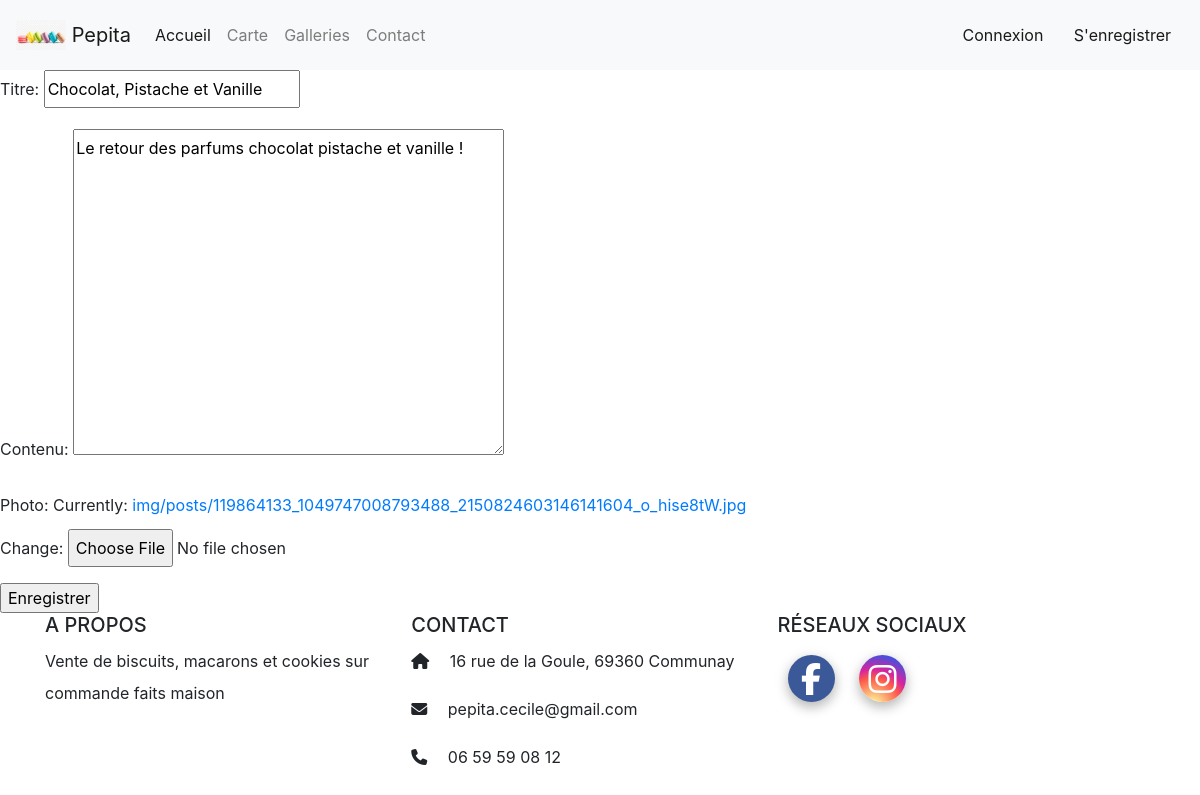
The page /blog/modifier-post/5/chocolat-pistache-et-vanille on the database its author committed.
### blog/models.py (models this page shows, shortened)
class Post(models.Model):
	titre = models.CharField(max_length=200)
	slug = models.SlugField(max_length=200)
	contenu = models.TextField()
	photo = models.ImageField(upload_to="img/posts/")
	creation_date = models.DateField(default=timezone.now)
	modification_date = models.DateField(default=timezone.now)
	tags = TaggableManager()
	class Meta:
		ordering = ['-modification_date']

### blog/views.py (the view, shortened to what this page needs)
# urls.py: path('modifier-post/<int:id>/<slug:slug>', views.ModificationPost.as_view(), name="modifier_post"),
class ModificationPost(UpdateView):
	model = Post
	template_name = 'blog/creer_post.html'
	form_class = PostForm
	success_url = reverse_lazy('liste_post')
	def get_object(self):
		code = self.kwargs.get('id',None)
		slug = self.kwargs.get('slug', None)
		return get_object_or_404(Post,pk=code)

### blog/forms.py (shortened to what this page needs)
class PostForm(forms.ModelForm):
	class Meta:
		model = Post
		fields = ('titre', 'contenu', 'photo','tags')

### blog/templates/blog/creer_post.html (shortened to what this page needs)
{% extends "base.html" %}
{% block content %}
<form action="{% url 'creer_post' %} " method="post" enctype="multipart/form-data">
	{{ form.as_p }}
	<input type="submit" value="Enregistrer" />
</form>
{% endblock %}

### static/css/footer.css (style rules this page uses)
html { position: relative; min-height: 100%; }
p { display: block; margin-block-start: 1em; margin-block-end: 1em; margin-inline-start: 0px; margin-inline-end: 0px; margin-top: 0; margin-bottom: 1rem; line-height: 2em; }

### rows shown on the page
Post: titre "Chocolat, Pistache et Vanille", contenu "Le retour des parfums chocolat pistache et vanille !"
